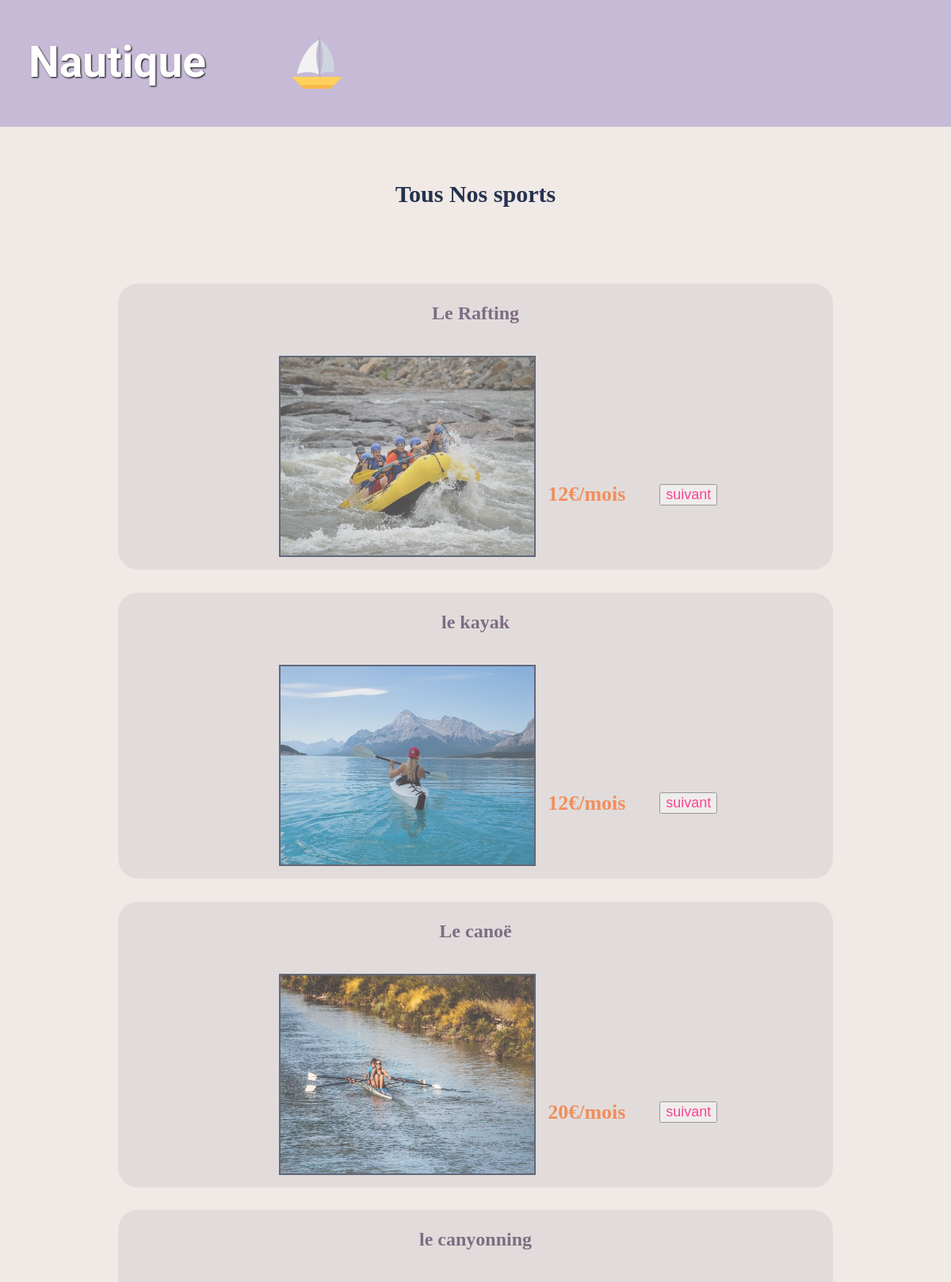
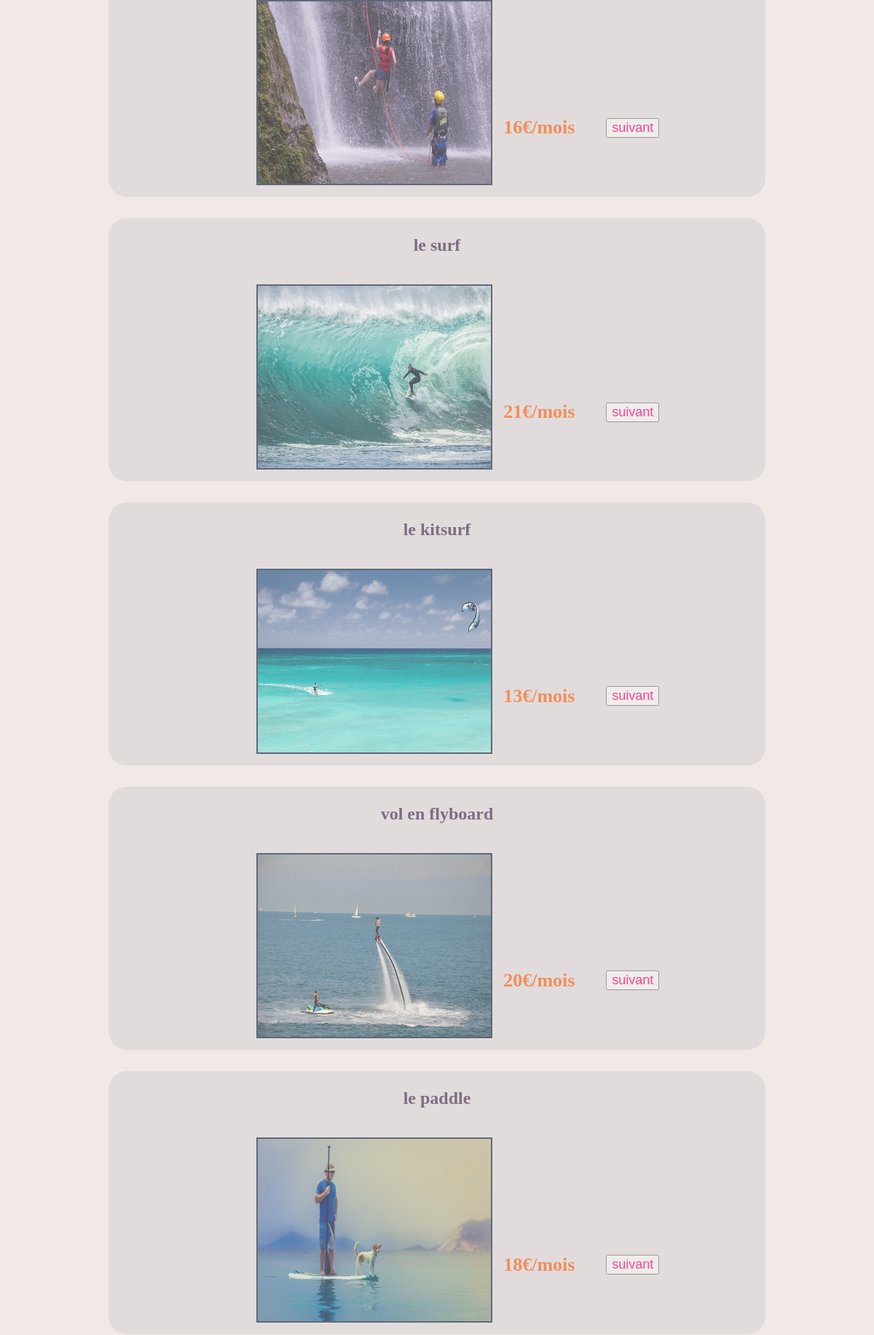
The page /categorie.php?cat=all (upper part) on the database its author committed (2 pictures, top to bottom).
### tables this page shows
CREATE TABLE `sport_nautique` (
  `id_sport` int(11) NOT NULL,
  `id_categorie` int(11) NOT NULL,
  `nom` varchar(64) NOT NULL,
  `description` text NOT NULL,
  `prix` decimal(10,0) NOT NULL,
  `img` varchar(64) NOT NULL
);

### categorie.php (the view, shortened to what this page needs)
<?php
$connexion = connexionBd();
if ( !empty($_GET['cat']) ) {
    if($_GET['cat']!=='all'){
        $numcategorie = $_GET['cat'];
        $categorie = "SELECT * FROM sport_nautique where id_categorie=$numcategorie";
        $lesCategories = $connexion->query($categorie);
        $retour = $lesCategories->fetchall(PDO::FETCH_OBJ);
        $categorie = "SELECT * FROM categorie where id_categorie=$numcategorie";
        $lesCategories = $connexion->query($categorie);
        $retour2 = $lesCategories->fetchall(PDO::FETCH_OBJ);
    }else{
        $categorie = "SELECT * FROM sport_nautique";
        $uneCategorie = $connexion->query($categorie);
        $retour = $uneCategorie->fetchall(PDO::FETCH_OBJ);
    }
}
?>
<!DOCTYPE html>
<html lang="en">
<head>
    <link href="css/styleSport.css" rel="stylesheet">
    <link href="icomoon/style.css" rel="stylesheet">
    <link href="icomoon2/style.css" rel="stylesheet">
</head>
<body>
<?php include('header.php');?>
<main>
    <?php if($_GET['cat']!=='all'):?>
        <?php foreach ($retour2 as $sport):?>
            <h2 id="titreDestination" style="margin-bottom:10%;margin-top:20%;">Sports <?=$sport->nom;?></h2>
        <?php endforeach;?>
    <?php else:?>
        <h2 id="titreDestination" style="margin-bottom:10%;margin-top:20%;">  Tous Nos sports </h2>
    <?php endif;?>
    <?php foreach ($retour as $sport):?>
    <section  id="maSection2" >
        <section id="A">
        <h3><?=$sport->nom;?></h3>
        </section>
        <section id="B">
        <ul id="uneDestination2">
            <li class="elementuneDestination2">
                <img src="<?=$sport->img;?>"/>
            </li>
        </ul>
        <section id="grandeSection">
            <p>
            <p>
            <section id="petiteSection">
                <strong><?=$sport->prix;?>€/mois</strong>
                <button id="registerNew">
                    <a href="unSport.php?sport=<?=$sport->id_sport;?>">suivant</a>
                </button>
            </section>
        </section>
        </section>
    </section>
<?php endforeach;?>
</main>
</body>
</html>

### css/styleSport.css (style rules this page uses)
html,body { margin: 0; }
body { position: relative; margin: 0; padding: 0; background-color:#f0e9e6; height: 100%; }
a { color:#FF0070; text-decoration: none; }
main { background-color: #f0e9e6; margin-right: 7%; margin-left: 7%; padding: 3%; }
main section { align-items: center; display:flex; justify-content:space-between; flex-direction: row; }
main section p { margin-left: 15%; color:#505151; text-shadow: black; font-size: 1.5rem; text-align: left; }
#titreDestination { text-align: center; margin:7%; font-size: 30px; color:#25324e; }
ul { list-style: none; }
#uneDestination2 { border:2px solid #25324e; padding: 0; width: 320px; height: 250px; }
.elementuneDestination2 img { height: 250px; width: 320px; opacity:1; }
#maSection2 { display: flex; flex-direction: column; background-color: #dcd7d7; border:none; border-radius: 25px; margin:3%; opacity: 0.7; }
#maSection2 h3 { color:#4d395a; font-size:24px; }
#grandeSection { padding: 3%; display: flex; flex-direction: column; }
#petiteSection strong { color:#f16823; margin-right: 15%; font-size: 26px; }
#petiteSection button { font-size: 18px; margin-left: 10%; }

### rows shown on the page
sport_nautique: nom "Le Rafting", img (picture), prix "12"
sport_nautique: nom "le kayak", img (picture), prix "12"
sport_nautique: nom "Le canoë", img (picture), prix "20"
sport_nautique: nom "le canyonning", img (picture), prix "16"
sport_nautique: nom "le surf", img (picture), prix "21"
sport_nautique: nom "le kitsurf", img (picture), prix "13"
sport_nautique: nom "vol en flyboard", img (picture), prix "20"
sport_nautique: nom "le paddle", img (picture), prix "18"
